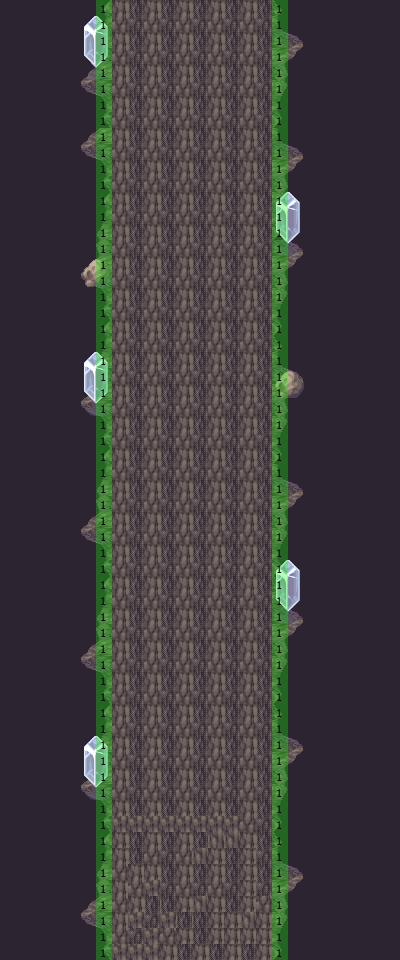

A level layout from a 2D game, rendered from its tile map. Below: a short description, then the map file with tile-grid data replaced by summaries:
An orthogonal 25x60 tile map with 16x16 px tiles, 4 tile layers (background, first, second, meta), 2 tilesets and 13 objects (4x barrier, 2x entrance).

<map version="1.0" orientation="orthogonal" width="25" height="60" tilewidth="16" tileheight="16">
 <properties>
  <property name="scene-type" value="field" />
  <property name="sound" value="sounds/dungeon.mp3" />
  <property name="tmx" value="maps/M305.tmx" />
 </properties>
 <tileset firstgid="1" name="050-DarkSpace01" tilewidth="16" tileheight="16">
  <image source="050-DarkSpace01.png" width="256" height="640" />
 </tileset>
 <tileset firstgid="641" name="barrier-mask4" tilewidth="16" tileheight="16">
  <image source="barrier-mask4.png" width="64" height="64" />
 </tileset>
 <layer name="background" width="25" height="60">
  <data>[1500 cells, 1500 non-empty, 4 distinct tile ids]</data>
 </layer>
 <layer name="first" width="25" height="60">
  <data>[1500 cells, 840 non-empty, 22 distinct tile ids]</data>
 </layer>
 <layer name="second" width="25" height="60">
  <data>[1500 cells, 48 non-empty, 12 distinct tile ids]</data>
 </layer>
 <objectgroup name="entrances" width="25" height="60">
  <object name="dungeon-5-south" type="entrance" x="112" y="960" width="160" height="16">
   <properties>
    <property name="dest" value="dungeon-2-north" />
   </properties>
  </object>
  <object name="dungeon-5-north" type="entrance" x="112" y="-16" width="160" height="16">
   <properties>
    <property name="dest" value="crystal" />
   </properties>
  </object>
 </objectgroup>
 <objectgroup name="barriers" width="25" height="60" visible="0">
  <object type="barrier" x="80" y="0" width="32" height="960" />
  <object type="barrier" x="272" y="0" width="32" height="960" />
  <object type="barrier" x="80" y="-16" width="224" height="16" />
  <object type="barrier" x="80" y="960" width="224" height="16" />
 </objectgroup>
 <objectgroup name="semi-transparents" width="25" height="60" />
 <layer name="meta" width="25" height="60">
  <data>[1500 cells, 120 non-empty, 1 distinct tile ids]</data>
 </layer>
 <objectgroup name="objects" width="25" height="60">
  <object x="177" y="328">
   <properties>
    <property name="ID" value="E404" />
    <property name="flags" value="F405" />
   </properties>
  </object>
  <object x="257" y="286">
   <properties>
    <property name="ID" value="E405" />
    <property name="flags" value="F405" />
   </properties>
  </object>
  <object x="178" y="262">
   <properties>
    <property name="ID" value="E406" />
    <property name="flags" value="F405" />
   </properties>
  </object>
  <object x="146" y="190">
   <properties>
    <property name="ID" value="E409" />
    <property name="flags" value="F405" />
   </properties>
  </object>
  <object x="235" y="198">
   <properties>
    <property name="ID" value="E410" />
    <property name="flags" value="F405" />
   </properties>
  </object>
  <object x="183" y="121">
   <properties>
    <property name="ID" value="E409" />
    <property name="flags" value="F405" />
   </properties>
  </object>
  <object x="150" y="404">
   <properties>
    <property name="ID" value="E406" />
    <property name="flags" value="F405" />
   </properties>
  </object>
 </objectgroup>
</map>
